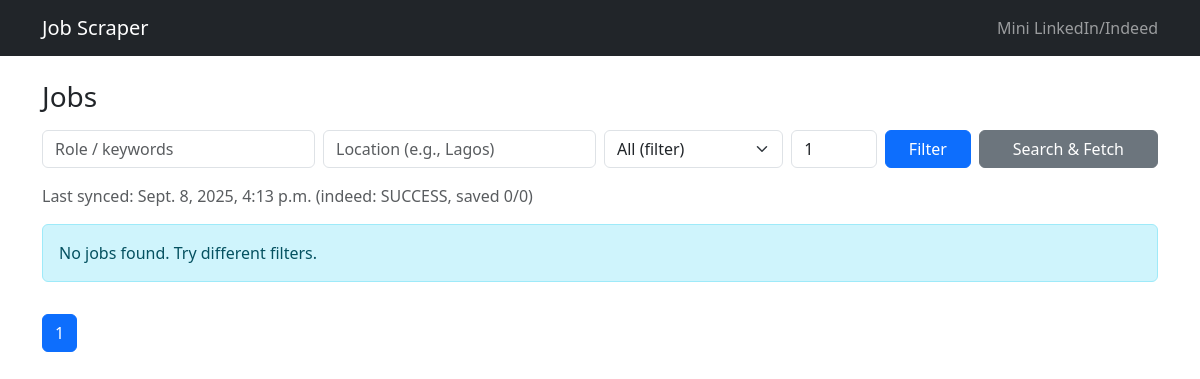
Before: / with the older database file.
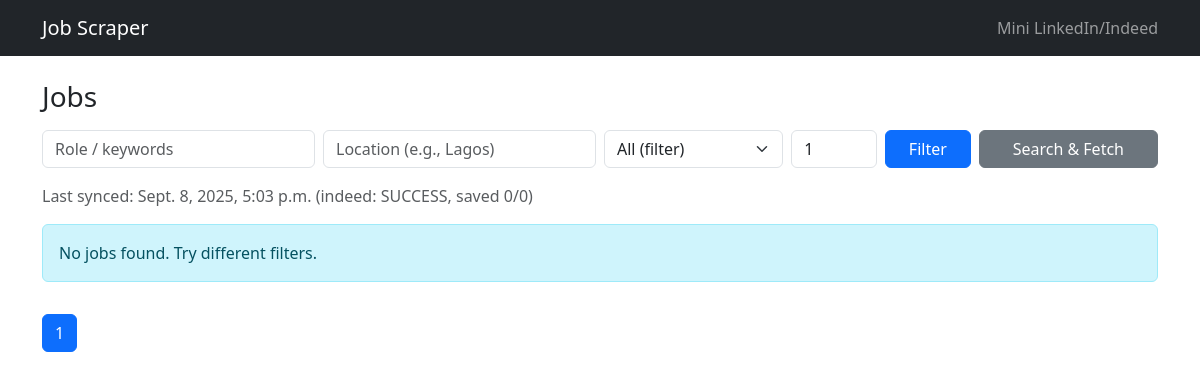
After: the same page with the newer database file.
### jobs/models.py (models this page shows, shortened)
class ScrapeRun(models.Model):
    STATUS = (("PENDING","PENDING"),("SUCCESS","SUCCESS"),("FAIL","FAIL"),)
    source = models.CharField(max_length=32)
    query = models.CharField(max_length=255)
    status = models.CharField(max_length=16, choices=STATUS, default="PENDING")
    started_at = models.DateTimeField(auto_now_add=True)
    finished_at = models.DateTimeField(blank=True, null=True)
    total_found = models.PositiveIntegerField(default=0)
    total_saved = models.PositiveIntegerField(default=0)
    error_log = models.TextField(blank=True, null=True)

### dashboard/views.py (the view, shortened to what this page needs)
# urls.py: path("", home, name="home"),
def home(request):
    q = request.GET.get("q","")
    location = request.GET.get("location","")
    action = request.GET.get("action")
    source = request.GET.get("source","")   # NEW
    pages = request.GET.get("pages","1")    # NEW
    jobs = Job.objects.all().order_by("-created_at")
    if q:
        jobs = jobs.filter(title__icontains=q) | jobs.filter(company__icontains=q)
    if location:
        jobs = jobs.filter(location__icontains=location)
    if source and source != "all":
        jobs = jobs.filter(source=source)
    paginator = Paginator(jobs, 20)
    page_obj = paginator.get_page(request.GET.get("page"))
    last_run = ScrapeRun.objects.order_by("-started_at").first()
    return render(request, "dashboard/jobs_list.html", {
        "page_obj": page_obj, "q": q, "location": location,
        "source": source, "pages": pages, "last_run": last_run,
    })

### dashboard/templates/dashboard/jobs_list.html (shortened to what this page needs)
{% extends "dashboard/base.html" %}
{% block content %}
<h3 class="mb-3">Jobs</h3>
<form class="row g-2 mb-3">
  <div class="col-md-3">
    <input name="q" value="{{ q }}" class="form-control" placeholder="Role / keywords" required />
  </div>
  <div class="col-md-3">
    <input name="location" value="{{ location }}" class="form-control" placeholder="Location (e.g., Lagos)" />
  </div>
  <div class="col-md-2">
    <select name="source" class="form-select">
      <option value="">All (filter)</option>
    </select>
  </div>
  <div class="col-md-1">
    <input name="pages" type="number" min="1" max="5" value="{{ pages|default:'1' }}" class="form-control" title="Pages to fetch" />
  </div>
  <div class="col-md-1">
    <button class="btn btn-primary w-100">Filter</button>
  </div>
  <div class="col-md-2">
    <button class="btn btn-secondary w-100" name="action" value="scrape">Search &amp; Fetch</button>
  </div>
</form>
{% if last_run %}
<p class="text-muted">Last synced: {{ last_run.finished_at|default:last_run.started_at }} ({{ last_run.source }}: {{ last_run.status }}, saved {{ last_run.total_saved }}/{{ last_run.total_found }})</p>
{% endif %}
<div class="list-group">
  {% for job in page_obj %}
    <a class="list-group-item list-group-item-action" href="{% url 'job_detail' job.id %}">
      <div class="d-flex w-100 justify-content-between">
        <h5 class="mb-1">{{ job.title }}</h5>
        <small>{{ job.created_at|date:"Y-m-d H:i" }}</small>
      </div>
      <p class="mb-1">{{ job.company }} — {{ job.location }} {% if job.is_remote %}<span class="badge text-bg-success">Remote</span>{% endif %}</p>
      <small>{{ job.source|capfirst }}{% if job.salary_raw %} · {{ job.salary_raw }}{% endif %}</small>
    </a>
  {% empty %}
    <div class="alert alert-info">No jobs found. Try different filters.</div>
  {% endfor %}
</div>
<nav class="mt-3">
  <ul class="pagination">
    <li class="page-item active"><span class="page-link">{{ page_obj.number }}</span></li>
  </ul>
</nav>
{% endblock %}

### dashboard/templates/dashboard/base.html (shortened to what this page needs)
<!doctype html>
<html lang="en">
<head>
  <link rel="stylesheet"
        href="https://cdn.jsdelivr.net/npm/bootstrap@5.3.3/dist/css/bootstrap.min.css">
</head>
<body>
<nav class="navbar navbar-expand-lg bg-dark navbar-dark">
  <div class="container">
    <a class="navbar-brand" href="/">Job Scraper</a>
    <span class="navbar-text">Mini LinkedIn/Indeed</span>
  </div>
</nav>
<main class="container my-4">
  {% block content %}{% endblock %}
</main>
</body>
</html>

Changed rows visible on the page:
no longer on this page (row unchanged): ScrapeRun: finished_at "Sept. 8, 2025, 4:13 p.m.", source "indeed", status "SUCCESS", total_saved "0", total_found "0"
added ScrapeRun: finished_at "Sept. 8, 2025, 5:03 p.m.", source "indeed", status "SUCCESS", total_saved "0", total_found "0"
